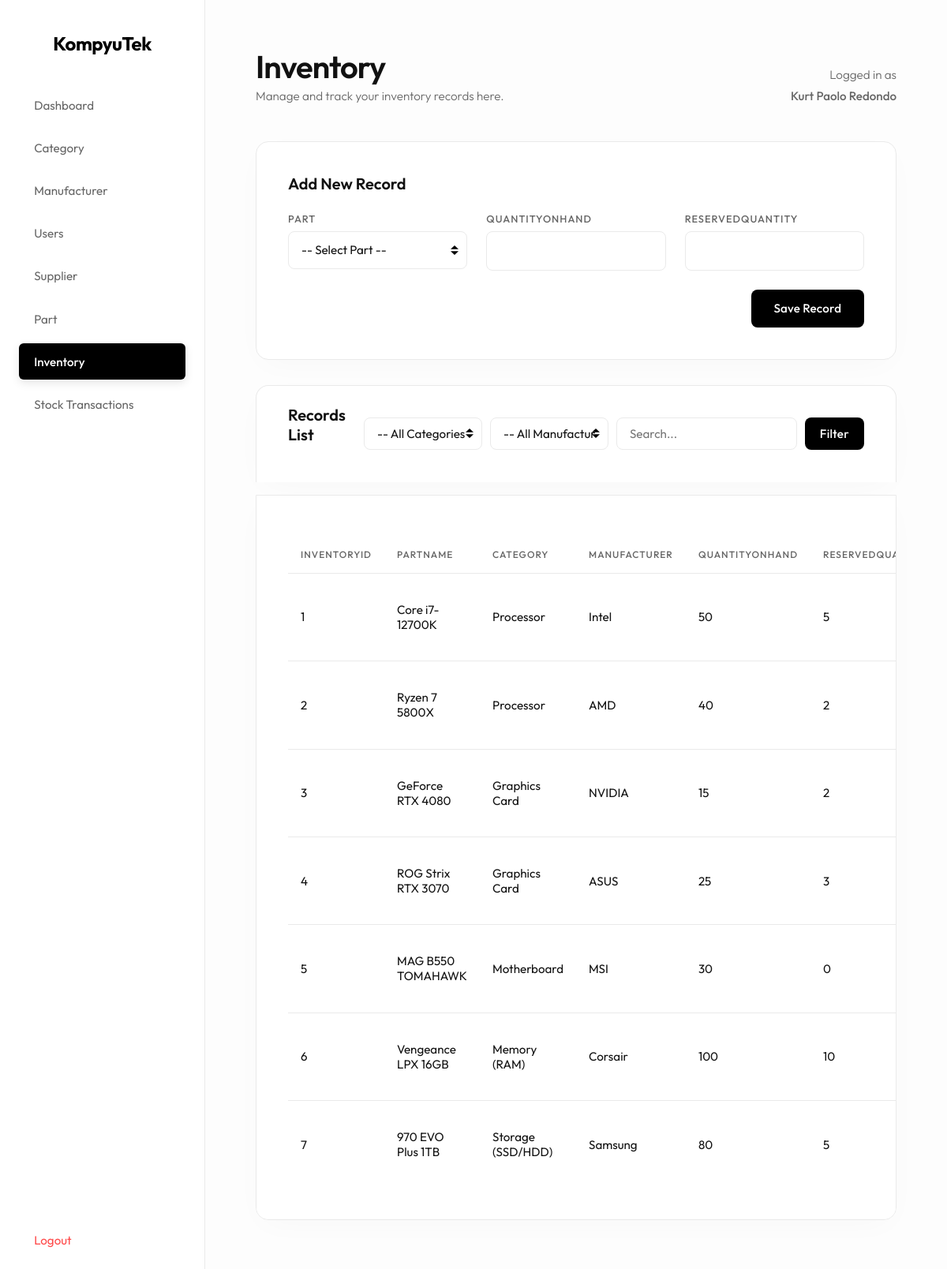
The app's page /inventory.php (signed in) with its own data.
### tables this page shows
CREATE TABLE `inventory` (
  `InventoryID` int(11) NOT NULL,
  `PartID` int(11) DEFAULT NULL,
  `QuantityOnHand` int(11) NOT NULL,
  `ReservedQuantity` int(11) NOT NULL
);

CREATE TABLE `part` (
  `PartID` int(11) NOT NULL,
  `SKU` varchar(255) NOT NULL,
  `PartName` varchar(255) NOT NULL,
  `ModelNumber` varchar(255) DEFAULT NULL,
  `CategoryID` int(11) DEFAULT NULL,
  `ManufacturerID` int(11) DEFAULT NULL,
  `Description` varchar(255) DEFAULT NULL,
  `Price` decimal(10,2) DEFAULT NULL
);

CREATE TABLE `category` (
  `CategoryID` int(11) NOT NULL,
  `CategoryName` varchar(255) NOT NULL
);

CREATE TABLE `manufacturer` (
  `ManufacturerID` int(11) NOT NULL,
  `ManufacturerName` varchar(255) NOT NULL
);

### inventory.php (the view, shortened to what this page needs)
<?php
include 'db.php';
$edit_row = null;
$search_query = '';
$where_sql = "";
$final_query = "SELECT Inventory.*, Part.PartName, Category.CategoryName, Manufacturer.ManufacturerName
                FROM Inventory
                LEFT JOIN Part ON Inventory.PartID = Part.PartID
                LEFT JOIN Category ON Part.CategoryID = Category.CategoryID
                LEFT JOIN Manufacturer ON Part.ManufacturerID = Manufacturer.ManufacturerID" . $where_sql . "";
$result = $conn->query($final_query);
?>
<!DOCTYPE html>
<html>
<head>
    <link rel="stylesheet" href="style.css?v=<?= time() ?>">
</head>
<body>
    <div class="sidebar">
        <h2>KompyuTek</h2>
        <a href="index.php">Dashboard</a>
        <?php
        $category_nav_class = ""; if ("Inventory" == "Category") $category_nav_class = "active";
        $manufacturer_nav_class = ""; if ("Inventory" == "Manufacturer") $manufacturer_nav_class = "active";
        $users_nav_class = ""; if ("Inventory" == "Users") $users_nav_class = "active";
        $supplier_nav_class = ""; if ("Inventory" == "Supplier") $supplier_nav_class = "active";
        $part_nav_class = ""; if ("Inventory" == "Part") $part_nav_class = "active";
        $inventory_nav_class = ""; if ("Inventory" == "Inventory") $inventory_nav_class = "active";
        $stock_nav_class = ""; if ("Inventory" == "StockTransaction") $stock_nav_class = "active";
        ?>
        <a href="category.php" class="<?= $category_nav_class ?>">Category</a>
        <a href="manufacturer.php" class="<?= $manufacturer_nav_class ?>">Manufacturer</a>
        <a href="users.php" class="<?= $users_nav_class ?>">Users</a>
        <a href="supplier.php" class="<?= $supplier_nav_class ?>">Supplier</a>
        <a href="part.php" class="<?= $part_nav_class ?>">Part</a>
        <a href="inventory.php" class="<?= $inventory_nav_class ?>">Inventory</a>
        <a href="stocktransaction.php" class="<?= $stock_nav_class ?>">Stock Transactions</a>
        <a href="logout.php" class="logout">Logout</a>
    </div>
    <div class="main-content">
        <div class="header">
            <div>
                <h1>Inventory</h1>
                <p>Manage and track your inventory records here.</p>
            </div>
            <div class="header-user-info">
                <p class="header-user-label">Logged in as</p>
                <p class="header-user-name"><?= htmlspecialchars($_SESSION['full_name']) ?></p>
            </div>
        </div>
        <div class="card">
            <h3>
            <?php
            if (isset($edit_row)) {
                echo 'Edit Record';
            } else {
                echo 'Add New Record';
            }
            ?>
            </h3>
            <form method="POST">
                <div class="form-group">
                    <label>Part</label>
                    <select name="PartID" required>
                        <option value="">-- Select Part --</option>
                    </select>
                </div>
                <div class="form-group">
                    <label>QuantityOnHand</label>
                    <?php
                    $input_value = "";
                    ?>
                    <input type="text" name="QuantityOnHand" value="<?= $input_value ?>" required>
                </div>
                <div class="form-group">
                    <label>ReservedQuantity</label>
                    <?php
                    $input_value = "";
                    ?>
                    <input type="text" name="ReservedQuantity" value="<?= $input_value ?>" required>
                </div>
                <div class="form-group form-actions">
                    <button type="submit">
                        <?php
                        if (isset($edit_row)) {
                            echo 'Update Details';
                        } else {
                            echo 'Save Record';
                        }
                        ?>
                    </button>
                </div>
            </form>
        </div>
        <div class="card toolbar-card">
            <h3 class="toolbar-title">Records List</h3>
            <form method="GET" class="search-form" style="display: flex; gap: 10px; flex-wrap: wrap;">
                <select name="category_id" class="search-input" style="flex: 1; min-width: 150px;">
                    <option value="">-- All Categories --</option>
                </select>
                <select name="manufacturer_id" class="search-input" style="flex: 1; min-width: 150px;">
                    <option value="">-- All Manufacturers --</option>
                </select>
                <input type="text" name="search" placeholder="Search..." value="<?= htmlspecialchars($search_query) ?>" class="search-input" style="flex: 2; min-width: 200px;">
                <button type="submit" class="btn-search">Filter</button>
            </form>
        </div>
        <div class="card table-card">
            <table>
                <thead>
                    <tr>
                        <th>InventoryID</th><th>PartName</th><th>Category</th><th>Manufacturer</th><th>QuantityOnHand</th><th>ReservedQuantity</th>
                    </tr>
                </thead>
                <tbody>
                    <?php
                    if ($result) {
                        if ($result->num_rows > 0) {
                            while ($row = $result->fetch_assoc()) {
                                ?>
                                <tr>
                            <?php
                            $table_cell_value = "";
                            if (isset($row['InventoryID'])) {
                                $table_cell_value = htmlspecialchars($row['InventoryID']);
                            }
                            ?>
                            <td><?= $table_cell_value ?></td>
                            <?php
                            $table_cell_value = "";
                            if (isset($row['PartName'])) {
                                $table_cell_value = htmlspecialchars($row['PartName']);
                            }
                            ?>
                            <td><?= $table_cell_value ?></td>
                            <?php
                            $table_cell_value = "";
                            if (isset($row['CategoryName'])) {
                                $table_cell_value = htmlspecialchars($row['CategoryName']);
                            }
                            ?>
                            <td><?= $table_cell_value ?></td>
                            <?php
                            $table_cell_value = "";
                            if (isset($row['ManufacturerName'])) {
                                $table_cell_value = htmlspecialchars($row['ManufacturerName']);
                            }
                            ?>
                            <td><?= $table_cell_value ?></td>
                            <?php
                            $table_cell_value = "";
                            if (isset($row['QuantityOnHand'])) {
                                $table_cell_value = htmlspecialchars($row['QuantityOnHand']);
                            }
                            ?>
                            <td><?= $table_cell_value ?></td>
                            <?php
                            $table_cell_value = "";
                            if (isset($row['ReservedQuantity'])) {
                                $table_cell_value = htmlspecialchars($row['ReservedQuantity']);
                            }
                            ?>
                            <td><?= $table_cell_value ?></td>
                                </tr>
                                <?php
                            }
                        } else {
                            echo '<tr><td colspan="100" class="empty-state">No records found matching your search.</td></tr>';
                        }
                    }
                    ?>
                </tbody>
            </table>
        </div>
    </div>
</body>
</html>

### style.css (style rules this page uses)
:root { --bg-body: #fdfdfd; --bg-surface: #ffffff; --text-primary: #111111; --text-secondary: #666666; --accent: #000000; --border: #eaeaea; --danger: #ff4a4a; --success: #000000; }
* { box-sizing: border-box; font-family: 'Outfit', sans-serif; margin: 0; padding: 0; }
body { background: var(--bg-body); color: var(--text-primary); display: flex; min-height: 100vh; font-weight: 300; -webkit-font-smoothing: antialiased; }
.sidebar { width: 260px; background: var(--bg-surface); padding: 2.5rem 1.5rem; border-right: 1px solid var(--border); display: flex; flex-direction: column; }
.sidebar h2 { margin-bottom: 2.5rem; color: var(--accent); font-size: 1.5rem; text-align: center; font-weight: 700; letter-spacing: -0.5px; }
.sidebar a { display: flex; align-items: center; padding: 0.85rem 1.2rem; color: var(--text-secondary); text-decoration: none; border-radius: 6px; margin-bottom: 0.5rem; transition: all 0.2s ease; font-weight: 400; font-size: 0.95rem; }
.sidebar a.active { background: var(--accent); color: white; font-weight: 500; box-shadow: 0 4px 12px rgba(0,0,0,0.1); }
.sidebar a.logout { margin-top: auto; color: var(--danger); }
.main-content { flex: 1; padding: 4rem; overflow-y: auto; background: var(--bg-body); }
.header { margin-bottom: 3rem; display: flex; justify-content: space-between; align-items: flex-end; }
.header h1 { font-size: 2.5rem; font-weight: 600; letter-spacing: -1px; color: var(--text-primary); line-height: 1; }
.header p { color: var(--text-secondary); font-size: 0.95rem; margin-top: 0.5rem; }
.header-user-info { text-align: right; }
.header-user-label { color: var(--text-secondary); font-size: 0.85rem; }
.header-user-name { font-weight: 500; }
.card { background: var(--bg-surface); border: 1px solid var(--border); border-radius: 16px; padding: 2.5rem; margin-bottom: 2rem; box-shadow: 0 10px 40px -10px rgba(0,0,0,0.03); transition: transform 0.2s ease, box-shadow 0.2s ease; }
.card h3 { font-size: 1.25rem; font-weight: 600; margin-bottom: 1.5rem; color: var(--text-primary); }
form { display: flex; flex-wrap: wrap; gap: 1.5rem; }
.form-group { display: flex; flex-direction: column; gap: 0.5rem; flex: 1; min-width: 220px; }
.form-group label { font-size: 0.8rem; color: var(--text-secondary); text-transform: uppercase; letter-spacing: 1px; font-weight: 500; }
input, select { padding: 0.9rem 1rem; border-radius: 8px; border: 1px solid var(--border); background: var(--bg-surface); color: var(--text-primary); outline: none; font-size: 0.95rem; font-family: 'Outfit', sans-serif; transition: all 0.2s ease; cursor: text; }
select { cursor: pointer; appearance: none; background-repeat: no-repeat; background-position: right .7em top 50%; background-size: .65em auto; padding-right: 2em; }
.form-actions { justify-content: flex-end; flex-direction: row; align-items: flex-end; gap: 1rem; }
.toolbar-card { padding: 1.5rem 2.5rem; display: flex; justify-content: space-between; align-items: center; margin-bottom: 1rem; border-bottom-left-radius: 0; border-bottom-right-radius: 0; border-bottom: none; }
.toolbar-title { margin: 0; font-size: 1.1rem; color: var(--text-primary); }
.search-form { display: flex; gap: 0.5rem; margin: 0; min-width: 300px; }
.search-input { flex: 1; padding: 0.6rem 1rem; }
.btn-search { padding: 0.6rem 1.2rem; }
button { padding: 0.9rem 1.8rem; border-radius: 8px; border: none; background: var(--accent); color: white; font-weight: 500; cursor: pointer; font-family: 'Outfit', sans-serif; transition: all 0.2s; font-size: 0.95rem; letter-spacing: 0.2px; }
.table-card { overflow-x: auto; border-top-left-radius: 0; border-top-right-radius: 0; }
table { width: 100%; border-collapse: separate; border-spacing: 0; margin-top: 0.5rem; }
th, td { padding: 1.2rem 1rem; text-align: left; border-bottom: 1px solid var(--border); }
th { color: var(--text-secondary); font-weight: 500; font-size: 0.75rem; text-transform: uppercase; letter-spacing: 1px; padding-bottom: 1rem; }
td { font-size: 0.95rem; font-weight: 400; color: var(--text-primary); }
tr:last-child td { border-bottom: none; }

### records on screen
inventory: InventoryID "1", PartID.PartName "Core i7-12700K", category.CategoryName "Processor", manufacturer.ManufacturerName "Intel", QuantityOnHand "50", ReservedQuantity "5"
inventory: InventoryID "2", PartID.PartName "Ryzen 7 5800X", category.CategoryName "Processor", manufacturer.ManufacturerName "AMD", QuantityOnHand "40", ReservedQuantity "2"
inventory: InventoryID "3", PartID.PartName "GeForce RTX 4080", category.CategoryName "Graphics Card", manufacturer.ManufacturerName "NVIDIA", QuantityOnHand "15", ReservedQuantity "2"
inventory: InventoryID "4", PartID.PartName "ROG Strix RTX 3070", category.CategoryName "Graphics Card", manufacturer.ManufacturerName "ASUS", QuantityOnHand "25", ReservedQuantity "3"
inventory: InventoryID "5", PartID.PartName "MAG B550 TOMAHAWK", category.CategoryName "Motherboard", manufacturer.ManufacturerName "MSI", QuantityOnHand "30", ReservedQuantity "0"
inventory: InventoryID "6", PartID.PartName "Vengeance LPX 16GB", category.CategoryName "Memory (RAM)", manufacturer.ManufacturerName "Corsair", QuantityOnHand "100", ReservedQuantity "10"
inventory: InventoryID "7", PartID.PartName "970 EVO Plus 1TB", category.CategoryName "Storage (SSD/HDD)", manufacturer.ManufacturerName "Samsung", QuantityOnHand "80", ReservedQuantity "5"

### other values on screen
$_SESSION['full_name'] "Kurt Paolo Redondo"
